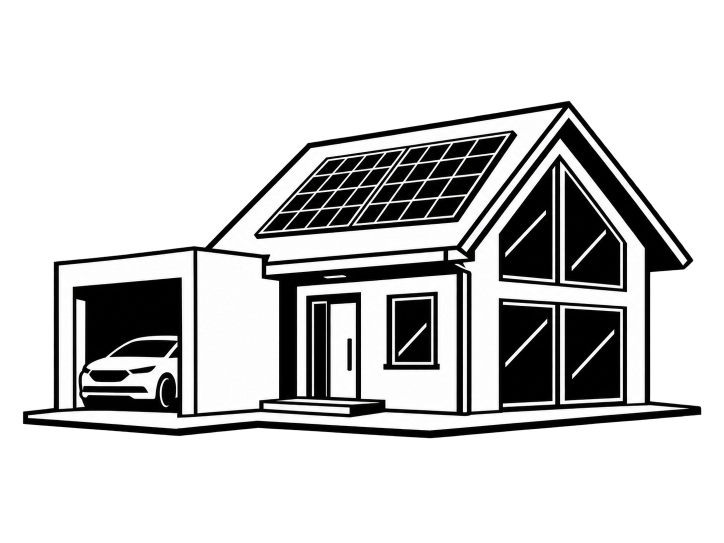
#> input picture assets/energy-flow/house.png, 1448 x 1086 px (shown at 1/2 size)
$ python generate-energy-flow-bitmap.py
#> lines starting #> are read from the running program, lines starting #| are printed output that depends on the picture; after the words box and inside, x2 and y2 are one past the last pixel; in counts of white or black regions, pixels touching at a corner belong together
#!/usr/bin/env python3
"""Generate all 1-bit Home energy-flow PROGMEM assets."""

from pathlib import Path
from PIL import Image, ImageDraw
import math

ROOT = Path(__file__).resolve().parents[1]
SOURCE = ROOT / "assets" / "energy-flow" / "house.png"
OUTPUT = ROOT / "src" / "display" / "assets" / "EnergyFlowAssets.h"

HOUSE_WIDTH = 242
THRESHOLD = 175


def source_house() -> Image.Image:
    if not SOURCE.exists():
        raise SystemExit(f"Source image not found: {SOURCE}")
    image = Image.open(SOURCE).convert("RGBA")
#> image is the input picture: PIL image 1448x1086 RGBA; mean R, G, B, A 51.6, 51.5, 51.5, 101.4
    bbox = image.getchannel("A").getbbox()
#> bbox = (41, 153, 1418, 1030)
    if bbox is None:
        raise SystemExit("Source image is fully transparent")
    image = image.crop(bbox)
#> image: PIL image 1377x877 RGBA
    white = Image.new("RGBA", image.size, (255, 255, 255, 255))
#> white: PIL image 1377x877 RGBA; every value is 255
    gray = Image.alpha_composite(white, image).convert("L")
    height = round(gray.height * HOUSE_WIDTH / gray.width)
#> height = 154
    gray = gray.resize((HOUSE_WIDTH, height), Image.Resampling.LANCZOS)
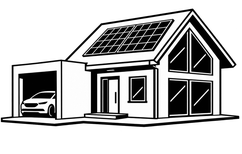
#> gray: PIL image 242x154 L; min 0, max 255, mean 189.6
    return gray.point(lambda p: 255 if p >= THRESHOLD else 0, mode="1")
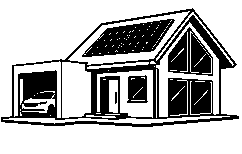
#> returned value: PIL image 242x154 1; 71.1% white; 5 black regions, box (x1, y1, x2, y2) and area: (1, 8, 239, 127) 7066, (82, 19, 175, 57) 1926, (168, 27, 213, 76) 1276, (127, 75, 148, 103) 480, (115, 92, 117, 104) 23


def canvas(width: int, height: int) -> Image.Image:
#> called with width = 58, height = 38
    return Image.new("1", (width, height), 1)
#> returned value: PIL image 58x38 1; every value is 1


def pv_icon() -> Image.Image:
    im = canvas(58, 38)
    d = ImageDraw.Draw(im)
    d.ellipse((3, 2, 19, 18), outline=0, width=2)
    for angle in range(0, 360, 45):
        a = math.radians(angle)
        d.line((11 + math.cos(a) * 11, 10 + math.sin(a) * 11,
                11 + math.cos(a) * 15, 10 + math.sin(a) * 15),
               fill=0, width=2)
    panel = [(18, 15), (53, 15), (48, 35), (12, 35)]
    d.line(panel + [panel[0]], fill=0, width=2)
    for t in (1 / 3, 2 / 3):
        d.line((18 + (53 - 18) * t, 15, 12 + (48 - 12) * t, 35), fill=0)
    d.line((15, 25, 50, 25), fill=0)
    return im


def grid_icon() -> Image.Image:
    im = canvas(40, 72)
#> in canvas (call 2), `return Image.new("1", (width, height), 1)`: returned value: PIL image 40x72 1; every value is 1
    d = ImageDraw.Draw(im)
    d.line((20, 2, 5, 68), fill=0, width=3)
    d.line((20, 2, 35, 68), fill=0, width=3)
    d.line((20, 2, 20, 68), fill=0, width=2)
    for y, span in ((18, 13), (31, 17), (45, 21)):
        d.line((20 - span, y, 20 + span, y), fill=0, width=3)
    d.line((5, 68, 35, 68), fill=0, width=3)
    return im


def azrouter_icon() -> Image.Image:
    im = canvas(44, 60)
#> in canvas (call 3), `return Image.new("1", (width, height), 1)`: returned value: PIL image 44x60 1; every value is 1
    d = ImageDraw.Draw(im)
    d.rounded_rectangle((4, 3, 39, 55), radius=5, outline=0, width=3)
    for x, top, bottom in ((14, 18, 41), (22, 14, 45), (30, 18, 41)):
        d.line((x, top, x, bottom), fill=0, width=3)
#> in canvas (call 4), `return Image.new("1", (width, height), 1)`: returned value: PIL image 18x42 1; every value is 1
    d.line((10, 58, 34, 58), fill=0, width=2)
    return im


def horizontal_arrow(direction: str) -> Image.Image:
    im = canvas(50, 18)
#> in canvas (call 5), `return Image.new("1", (width, height), 1)`: returned value: PIL image 50x18 1; every value is 1
    d = ImageDraw.Draw(im)
    if direction == "right":
        d.line((2, 9, 37, 9), fill=0, width=4)
        d.polygon(((37, 2), (49, 9), (37, 16)), fill=0)
    else:
        d.line((13, 9, 48, 9), fill=0, width=4)
        d.polygon(((13, 2), (1, 9), (13, 16)), fill=0)
    return im


def down_arrow() -> Image.Image:
    im = canvas(18, 42)
    d = ImageDraw.Draw(im)
    d.line((9, 2, 9, 29), fill=0, width=4)
    d.polygon(((2, 29), (9, 41), (16, 29)), fill=0)
    return im


def bitmap_bytes(image: Image.Image) -> tuple[int, list[int]]:
    width, height = image.size
    row_bytes = (width + 7) // 8
    data: list[int] = []
    for y in range(height):
        for byte_index in range(row_bytes):
            value = 0
            for bit in range(8):
                x = byte_index * 8 + bit
                if x < width and image.getpixel((x, y)) == 0:
                    value |= 1 << (7 - bit)
            data.append(value)
    return row_bytes, data


def emit_asset(name: str, image: Image.Image) -> str:
    width, height = image.size
    row_bytes, data = bitmap_bytes(image)
    rows = []
    for offset in range(0, len(data), 16):
        rows.append("    " + ", ".join(f"0x{v:02X}" for v in data[offset:offset + 16]) + ",")
    return f"""constexpr int16_t {name}Width = {width};
constexpr int16_t {name}Height = {height};
constexpr int16_t {name}RowBytes = {row_bytes};
static const uint8_t {name}Bitmap[] PROGMEM = {{
{chr(10).join(rows)}
}};
"""


def main() -> None:
    assets = [
        ("House", source_house()),
        ("PvIcon", pv_icon()),
        ("GridIcon", grid_icon()),
        ("AzrouterIcon", azrouter_icon()),
        ("ArrowPvDown", down_arrow()),
        ("ArrowGridIn", horizontal_arrow("right")),
        ("ArrowGridOut", horizontal_arrow("left")),
        ("ArrowAzOut", horizontal_arrow("right")),
    ]
    header = "#pragma once\n#include <Arduino.h>\n\nnamespace EnergyFlowAssets {\n\n"
    header += "\n".join(emit_asset(name, image) for name, image in assets)
#> in emit_asset (call 2), `row_bytes, data = bitmap_bytes(image)`: image: PIL image 58x38 1; 80.8% white; black in thin lines or dots, all inside (x1, y1, x2, y2) = (0, 0, 55, 36)
#> call 3 of emit_asset, with name = 'GridIcon'
#> in emit_asset (call 3), `row_bytes, data = bitmap_bytes(image)`:
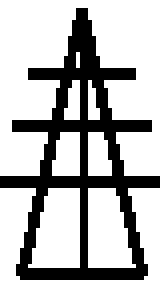
#> image: PIL image 40x72 1 (shown 4 times larger); 71.7% white; 1 black region, box (x1, y1, x2, y2) and area: (0, 2, 40, 70) 814
#> call 4 of emit_asset, with name = 'AzrouterIcon'
#> in emit_asset (call 4), `row_bytes, data = bitmap_bytes(image)`:
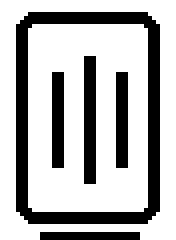
#> image: PIL image 44x60 1 (shown 4 times larger); 70.9% white; 5 black regions, box (x1, y1, x2, y2) and area: (4, 3, 40, 56) 478, (21, 14, 24, 46) 96, (13, 18, 16, 42) 72, (29, 18, 32, 42) 72, (10, 58, 35, 60) 50
#> in emit_asset (call 5), `row_bytes, data = bitmap_bytes(image)`:
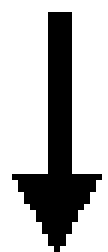
#> image: PIL image 18x42 1 (shown 6 times larger); 72.1% white; 1 black region, box (x1, y1, x2, y2) and area: (2, 2, 17, 42) 211
#> in emit_asset (call 6), `row_bytes, data = bitmap_bytes(image)`:
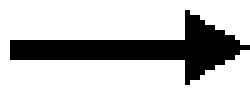
#> image: PIL image 50x18 1 (shown 5 times larger); 73.4% white; 1 black region, box (x1, y1, x2, y2) and area: (2, 2, 50, 17) 239
#> in emit_asset (call 7), `row_bytes, data = bitmap_bytes(image)`:
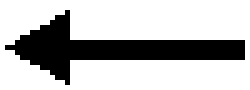
#> image: PIL image 50x18 1 (shown 5 times larger); 73.4% white; 1 black region, box (x1, y1, x2, y2) and area: (1, 2, 49, 17) 239
    header += "\n} // namespace EnergyFlowAssets\n"
    OUTPUT.parent.mkdir(parents=True, exist_ok=True)
    OUTPUT.write_text(header, encoding="utf-8")
    print(f"Generated {OUTPUT}")
    for name, image in assets:
        rb, data = bitmap_bytes(image)
        print(f"{name}: {image.width}x{image.height}px, {len(data)} bytes")
#> this loop made 8 passes
#> (name, width in bitmap_bytes, height in bitmap_bytes, row_bytes in bitmap_bytes, rb) on passes 1 to 8: ('House', 242, 154, 31, 31), ('PvIcon', 58, 38, 8, 8), ('GridIcon', 40, 72, 5, 5), ('AzrouterIcon', 44, 60, 6, 6), ('ArrowPvDown', 18, 42, 3, 3), ('ArrowGridIn', 50, 18, 7, 7), ('ArrowGridOut', 50, 18, 7, 7), ('ArrowAzOut', 50, 18, 7, 7)
#| House: 242x154px, 4774 bytes
#| PvIcon: 58x38px, 304 bytes
#| GridIcon: 40x72px, 360 bytes
#| AzrouterIcon: 44x60px, 360 bytes
#| ArrowPvDown: 18x42px, 126 bytes
#| ArrowGridIn: 50x18px, 126 bytes
#| ArrowGridOut: 50x18px, 126 bytes
#| ArrowAzOut: 50x18px, 126 bytes


if __name__ == "__main__":
    main()
